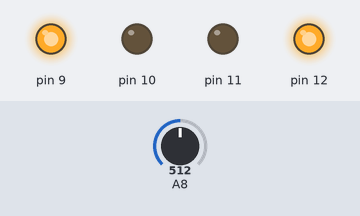
This sketch was run on a simulated Arduino Mega 2560, built with avr-gcc and run on an emulated ATmega2560. Shown: output pins drawn as LEDs (lit = HIGH). The test bench sets the inputs (shaded band); at power-on: A8 = 512. What the sketch prints to the serial monitor is not drawn.

Above: at 0.1 s.
Timing chart, 0 to 1.6 s (numbered marks = the images above):
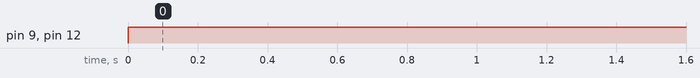

The sketch:

sample2.ino
```cpp
//int rs=0;

void setup() {
  Serial.begin(9600);
  pinMode(10,OUTPUT);
  pinMode(11,OUTPUT);
  pinMode(12,OUTPUT);
  pinMode(9,OUTPUT);
  pinMode(A8,INPUT);

}

void loop() {
  // put your main code here, to run repeatedly:
  int l2 = analogRead(A8)>=40?1:0;
  //rs=(PINC&0b0000001);
  Serial.println(analogRead(A8));
  if (l2==1)
  //if(rs==0b00000001)
  {
    digitalWrite(9,HIGH);
    digitalWrite(10,LOW);
    digitalWrite(11,LOW);
    digitalWrite(12,HIGH);
    delay(100);
    }
}
```

Measured:
- by itself, pin 9, pin 12: LOW → HIGH at 0.00 s
